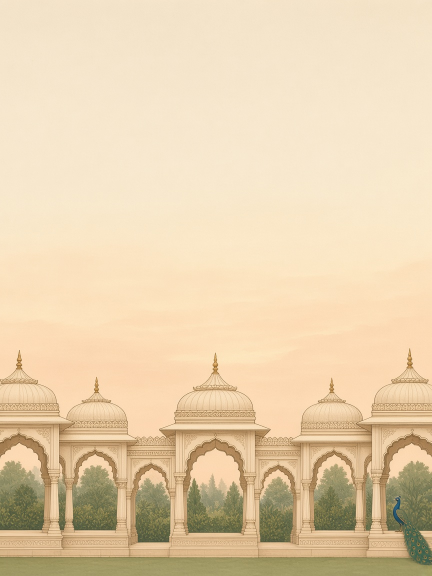
#> input picture src/experimental-template/garden-wedding/assets/generated/celebrations-arcade.jpg, 864 x 1152 px (shown at 1/2 size)
$ python key.py ../../garden-wedding/assets/generated/celebrations-arcade.jpg out.png
#> lines starting #> are read from the running program, lines starting #| are printed output that depends on the picture
#!/usr/bin/env python3
"""Chroma-key a generated asset (flat blue background) to a transparent webp.

Usage: key.py <in.png|jpg> <out.webp> [--width 600] [--quality 88] [--tol 70] [--soft 60]

Steps: sample the real border colour (median of edge pixels, since generators drift off #0057FF),
soft-key by colour distance, despill the blue fringe, crop to content, resize, write webp.
Needs: pillow, numpy. (PIP_USER=0 python -m pip install --isolated pillow numpy)
"""
import argparse
import numpy as np
from PIL import Image


def main():
    ap = argparse.ArgumentParser()
    ap.add_argument('src'); ap.add_argument('dst')
    ap.add_argument('--width', type=int, default=0, help='output width in px (0 = keep)')
    ap.add_argument('--quality', type=int, default=88)
    ap.add_argument('--tol', type=float, default=70, help='distance below which a pixel is fully removed')
    ap.add_argument('--soft', type=float, default=60, help='extra distance over which alpha ramps in')
    ap.add_argument('--pad', type=int, default=4)
    ap.add_argument('--spill', choices=['blue', 'magenta'], default='blue', help='fringe colour to despill (use magenta when the art itself contains blue)')
    a = ap.parse_args()

    im = Image.open(a.src).convert('RGB')
#> im is the input picture: PIL image 864x1152 RGB; mean R, G, B 230.2, 208.3, 174.2
    px = np.asarray(im).astype(np.float32)
    h, w, _ = px.shape
#> h = 1152; w = 864
    edge = np.concatenate([px[0], px[-1], px[:, 0], px[:, -1]])
    bg = np.median(edge, axis=0)
#> bg = [244, 225, 190]

    dist = np.linalg.norm(px - bg, axis=2)
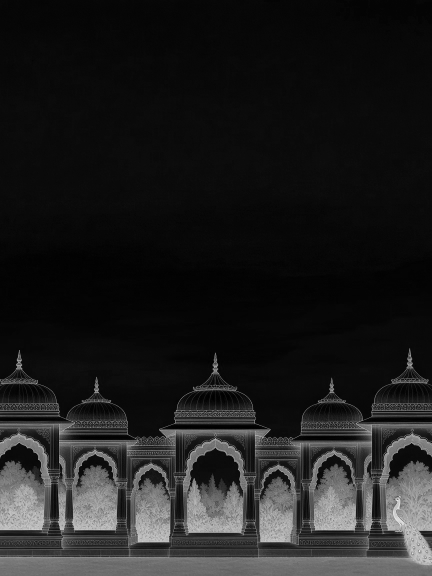
#> dist: shape (1152, 864) float32 (shown at 1/2 size); min 3, max 323.6, mean 42; drawn with min black and max white
    alpha = np.clip((dist - a.tol) / max(a.soft, 1), 0, 1)
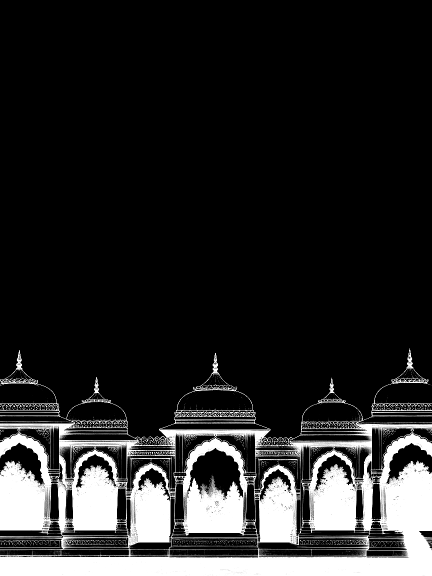
#> alpha: shape (1152, 864) float32 (shown at 1/2 size); min 0, max 1, mean 0.158

    # Despill: where blue exceeds the other channels in semi-transparent pixels, pull it back.
    r, g, b = px[..., 0], px[..., 1], px[..., 2]
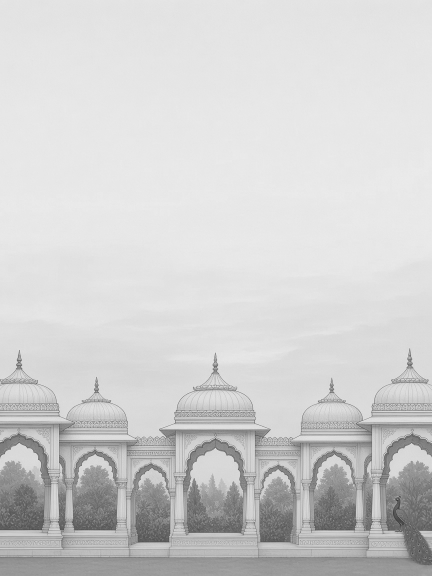
#> g: shape (1152, 864) float32 (shown at 1/2 size); min 39, max 237, mean 208.3
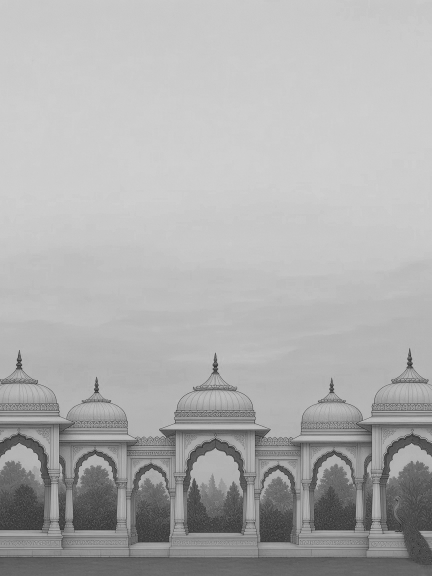
#> b: shape (1152, 864) float32 (shown at 1/2 size); min 24, max 210, mean 174.2
    if a.spill == 'magenta':
        limit = g + 14
        spill = (alpha < 1) & (r > limit) & (b > limit)
        r = np.where(spill, limit, r)
        b = np.where(spill, limit, b)
    else:
        limit = np.maximum(r, g) + 12
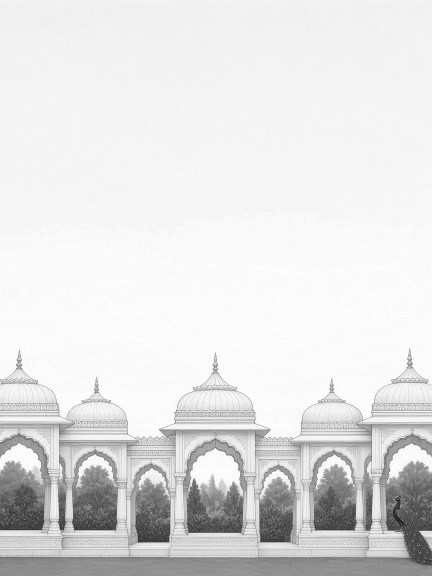
#> limit: shape (1152, 864) float32 (shown at 1/2 size); min 51, max 267, mean 242.4; drawn with min black and max white
        spill = (b > limit) & (alpha < 1)
#> spill: shape (1152, 864) bool; every value is 0
        b = np.where(spill, limit, b)
    out = np.dstack([r, g, b, alpha * 255]).clip(0, 255).astype(np.uint8)
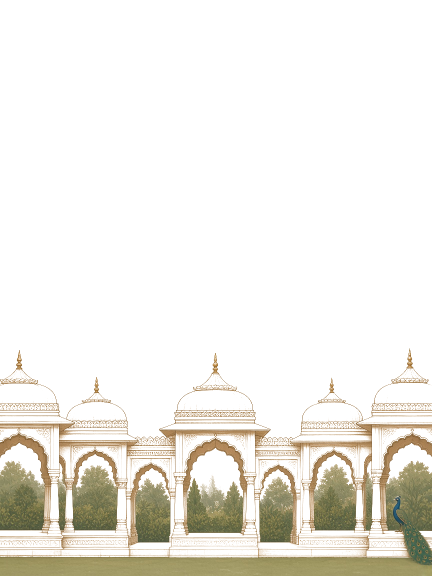
#> out: shape (1152, 864, 4) (shown at 1/2 size); mean R, G, B, A 230.2, 208.3, 174.2, 40.3; transparent parts drawn white
    img = Image.fromarray(out, 'RGBA')

    bbox = img.getchannel('A').point(lambda v: 255 if v > 8 else 0).getbbox()
#> bbox = (0, 696, 864, 1152)
    if bbox:
        l, t, rr, bb = bbox
#> l = 0; t = 696; rr = 864; bb = 1152
        img = img.crop((max(l - a.pad, 0), max(t - a.pad, 0), min(rr + a.pad, w), min(bb + a.pad, h)))
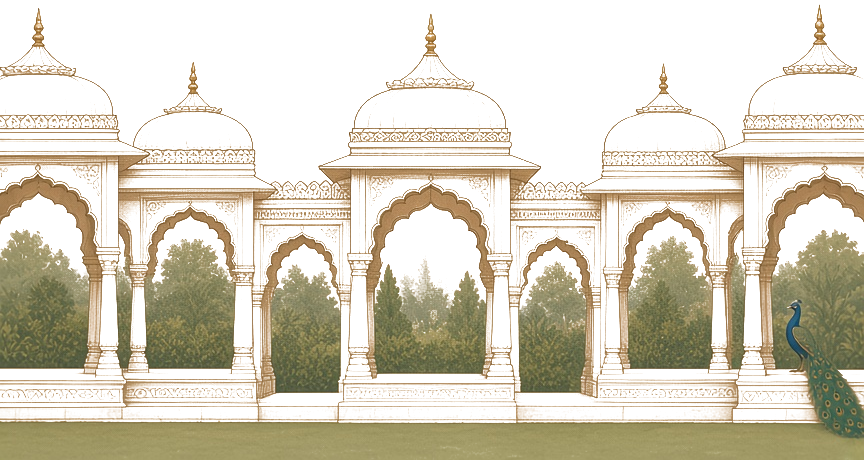
#> img: PIL image 864x460 RGBA; mean R, G, B, A 203.6, 177.7, 136.7, 100.8; transparent parts drawn white
    if a.width and img.width != a.width:
        img = img.resize((a.width, round(img.height * a.width / img.width)), Image.LANCZOS)

    img.save(a.dst, 'WEBP', quality=a.quality, method=6)
    print(f'{a.dst}: {img.width}x{img.height}, bg sampled {tuple(int(v) for v in bg)}')
#| out.png: 864x460, bg sampled (244, 225, 190)


if __name__ == '__main__':
    main()
